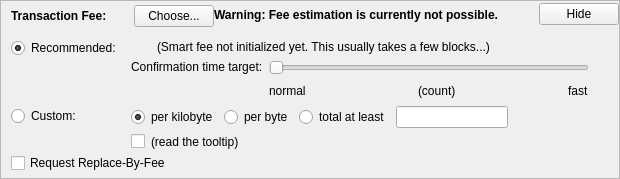
    <widget class="QFrame" name="frameFee">
     <property name="sizePolicy">
      <sizepolicy hsizetype="Expanding" vsizetype="Expanding">
       <horstretch>0</horstretch>
       <verstretch>0</verstretch>
      </sizepolicy>
     </property>
     <property name="maximumSize">
      <size>
       <width>16777215</width>
       <height>16777215</height>
      </size>
     </property>
     <property name="frameShape">
      <enum>QFrame::StyledPanel</enum>
     </property>
     <property name="frameShadow">
      <enum>QFrame::Sunken</enum>
     </property>
     <layout class="QVBoxLayout" name="verticalLayoutFee1">
      <property name="spacing">
       <number>0</number>
      </property>
      <property name="leftMargin">
       <number>0</number>
      </property>
      <property name="topMargin">
       <number>0</number>
      </property>
      <property name="rightMargin">
       <number>0</number>
      </property>
      <property name="bottomMargin">
       <number>0</number>
      </property>
      <item>
       <layout class="QVBoxLayout" name="verticalLayoutFee2" stretch="0,0,0">
        <property name="spacing">
         <number>0</number>
        </property>
        <property name="leftMargin">
         <number>10</number>
        </property>
        <property name="topMargin">
         <number>0</number>
        </property>
        <item>
         <layout class="QHBoxLayout" name="horizontalLayoutFee1">
          <property name="bottomMargin">
           <number>0</number>
          </property>
          <item>
           <layout class="QVBoxLayout" name="verticalLayoutFee7">
            <property name="spacing">
             <number>0</number>
            </property>
            <item>
             <spacer name="verticalSpacerSmartFee">
              <property name="orientation">
               <enum>Qt::Vertical</enum>
              </property>
              <property name="sizeType">
               <enum>QSizePolicy::Fixed</enum>
              </property>
              <property name="sizeHint" stdset="0">
               <size>
                <width>1</width>
                <height>4</height>
               </size>
              </property>
             </spacer>
            </item>
            <item>
             <layout class="QHBoxLayout" name="horizontalLayoutSmartFee">
              <property name="spacing">
               <number>10</number>
              </property>
              <item>
               <widget class="QLabel" name="labelFeeHeadline">
                <property name="sizePolicy">
                 <sizepolicy hsizetype="Preferred" vsizetype="Maximum">
                  <horstretch>0</horstretch>
                  <verstretch>0</verstretch>
                 </sizepolicy>
                </property>
                <property name="font">
                 <font>
                  <weight>75</weight>
                  <bold>true</bold>
                 </font>
                </property>
                <property name="styleSheet">
                 <string notr="true">font-weight:bold;</string>
                </property>
                <property name="text">
                 <string>Transaction Fee:</string>
                </property>
               </widget>
              </item>
              <item>
               <widget class="QLabel" name="labelFeeMinimized">
                <property name="text">
                 <string/>
                </property>
               </widget>
              </item>
              <item>
               <widget class="QPushButton" name="buttonChooseFee">
                <property name="text">
                 <string>Choose...</string>
                </property>
               </widget>
              </item>
             </layout>
            </item>
            <item>
             <spacer name="verticalSpacer_5">
              <property name="orientation">
               <enum>Qt::Vertical</enum>
              </property>
              <property name="sizeHint" stdset="0">
               <size>
                <width>1</width>
                <height>1</height>
               </size>
              </property>
             </spacer>
            </item>
           </layout>
          </item>
          <item>
           <widget class="QLabel" name="fallbackFeeWarningLabel">
            <property name="toolTip">
             <string>Using the fallbackfee can result in sending a transaction that will take several hours or days (or never) to confirm. Consider choosing your fee manually or wait until your have validated the complete chain.</string>
            </property>
            <property name="font">
            <font>
                <weight>75</weight>
                <bold>true</bold>
            </font>
            </property>
            <property name="text">
             <string>Warning: Fee estimation is currently not possible.</string>
            </property>
            <property name="wordWrap">
             <bool>false</bool>
            </property>
           </widget>
          </item>
          <item>
           <spacer name="horizontalSpacer_4">
            <property name="orientation">
             <enum>Qt::Horizontal</enum>
            </property>
            <property name="sizeType">
             <enum>QSizePolicy::MinimumExpanding</enum>
            </property>
            <property name="sizeHint" stdset="0">
             <size>
              <width>40</width>
              <height>20</height>
             </size>
            </property>
           </spacer>
          </item>
          <item>
           <widget class="QPushButton" name="buttonMinimizeFee">
            <property name="toolTip">
             <string>collapse fee-settings</string>
            </property>
            <property name="text">
             <string>Hide</string>
            </property>
           </widget>
          </item>
         </layout>
        </item>
        <item>
         <widget class="QFrame" name="frameFeeSelection">
          <layout class="QVBoxLayout" name="verticalLayoutFee12">
           <property name="spacing">
            <number>0</number>
           </property>
           <property name="leftMargin">
            <number>0</number>
           </property>
           <property name="topMargin">
            <number>0</number>
           </property>
           <property name="rightMargin">
            <number>0</number>
           </property>
           <property name="bottomMargin">
            <number>0</number>
           </property>
           <item>
            <layout class="QGridLayout" name="gridLayoutFee">
             <property name="topMargin">
              <number>10</number>
             </property>
             <property name="bottomMargin">
              <number>4</number>
             </property>
             <property name="horizontalSpacing">
              <number>10</number>
             </property>
             <property name="verticalSpacing">
              <number>4</number>
             </property>
             <item row="1" column="1">
              <layout class="QVBoxLayout" name="verticalLayoutFee8">
               <property name="spacing">
                <number>6</number>
               </property>
               <item>
                <layout class="QHBoxLayout" name="horizontalLayoutFee13">
                 <item>
                  <widget class="QRadioButton" name="radioCustomPerKilobyte">
                   <property name="toolTip">
                    <string>If the custom fee is set to 1000 satoshis and the transaction is only 250 bytes, then &quot;per kilobyte&quot; only pays 250 satoshis in fee, while &quot;total at least&quot; pays 1000 satoshis. For transactions bigger than a kilobyte both pay by kilobyte.</string>
                   </property>
                   <property name="text">
                    <string>per kilobyte</string>
                   </property>
                   <property name="checked">
                    <bool>true</bool>
                   </property>
                   <attribute name="buttonGroup">
                    <string notr="true">groupCustomFee</string>
                   </attribute>
                  </widget>
                 </item>
                 <item>
                  <widget class="QRadioButton" name="radioCustomPerByte">
                   <property name="toolTip">
                    <string>If the custom fee is set to 1000 satoshis and the transaction is only 250 bytes, then &quot;per kilobyte&quot; only pays 250 satoshis in fee, while &quot;total at least&quot; pays 1000 satoshis. For transactions bigger than a kilobyte both pay by kilobyte.</string>
                   </property>
                   <property name="text">
                    <string>per byte</string>
                   </property>
                   <attribute name="buttonGroup">
                    <string notr="true">groupCustomFee</string>
                   </attribute>
                  </widget>
                 </item>
                 <item>
                  <widget class="QRadioButton" name="radioCustomAtLeast">
                   <property name="toolTip">
                    <string>If the custom fee is set to 1000 satoshis and the transaction is only 250 bytes, then &quot;per kilobyte&quot; only pays 250 satoshis in fee, while &quot;total at least&quot; pays 1000 satoshis. For transactions bigger than a kilobyte both pay by kilobyte.</string>
                   </property>
                   <property name="text">
                    <string>total at least</string>
                   </property>
                   <attribute name="buttonGroup">
                    <string notr="true">groupCustomFee</string>
                   </attribute>
                  </widget>
                 </item>
                 <item>
                  <widget class="BitcoinAmountField" name="customFee"/>
                 </item>
                 <item>
                  <spacer name="horizontalSpacer_6">
                   <property name="orientation">
                    <enum>Qt::Horizontal</enum>
                   </property>
                   <property name="sizeHint" stdset="0">
                    <size>
                     <width>1</width>
                     <height>1</height>
                    </size>
                   </property>
                  </spacer>
                 </item>
                </layout>
               </item>
               <item>
                <layout class="QHBoxLayout" name="horizontalLayoutFee8">
                 <item>
                  <widget class="QCheckBox" name="checkBoxMinimumFee">
                   <property name="toolTip">
                    <string>Paying only the minimum fee is just fine as long as there is less transaction volume than space in the blocks. But be aware that this can end up in a never confirming transaction once there is more demand for bitcoin transactions than the network can process.</string>
                   </property>
                   <property name="text">
                    <string/>
                   </property>
                  </widget>
                 </item>
                 <item>
                  <widget class="QLabel" name="labelMinFeeWarning">
                   <property name="enabled">
                    <bool>true</bool>
                   </property>
                   <property name="toolTip">
                    <string>Paying only the minimum fee is just fine as long as there is less transaction volume than space in the blocks. But be aware that this can end up in a never confirming transaction once there is more demand for bitcoin transactions than the network can process.</string>
                   </property>
                   <property name="text">
                    <string>(read the tooltip)</string>
                   </property>
                   <property name="margin">
                    <number>5</number>
                   </property>
                  </widget>
                 </item>
                 <item>
                  <spacer name="horizontalSpacer_2">
                   <property name="orientation">
                    <enum>Qt::Horizontal</enum>
                   </property>
                   <property name="sizeHint" stdset="0">
                    <size>
                     <width>1</width>
                     <height>1</height>
                    </size>
                   </property>
                  </spacer>
                 </item>
                </layout>
               </item>
              </layout>
             </item>
             <item row="0" column="0">
              <layout class="QVBoxLayout" name="verticalLayoutFee4" stretch="0,1">
               <item>
                <widget class="QRadioButton" name="radioSmartFee">
                 <property name="text">
                  <string>Recommended:</string>
                 </property>
                 <property name="checked">
                  <bool>true</bool>
                 </property>
                 <attribute name="buttonGroup">
                  <string notr="true">groupFee</string>
                 </attribute>
                </widget>
               </item>
               <item>
                <spacer name="verticalSpacer_2">
                 <property name="orientation">
                  <enum>Qt::Vertical</enum>
                 </property>
                 <property name="sizeHint" stdset="0">
                  <size>
                   <width>1</width>
                   <height>1</height>
                  </size>
                 </property>
                </spacer>
               </item>
              </layout>
             </item>
             <item row="1" column="0">
              <layout class="QVBoxLayout" name="verticalLayoutFee9" stretch="0,1">
               <item>
                <widget class="QRadioButton" name="radioCustomFee">
                 <property name="text">
                  <string>Custom:</string>
                 </property>
                 <attribute name="buttonGroup">
                  <string notr="true">groupFee</string>
                 </attribute>
                </widget>
               </item>
               <item>
                <spacer name="verticalSpacer_6">
                 <property name="orientation">
                  <enum>Qt::Vertical</enum>
                 </property>
                 <property name="sizeHint" stdset="0">
                  <size>
                   <width>1</width>
                   <height>1</height>
                  </size>
                 </property>
                </spacer>
               </item>
              </layout>
             </item>
             <item row="0" column="1">
              <layout class="QVBoxLayout" name="verticalLayoutFee3" stretch="0,0,1">
               <property name="spacing">
                <number>6</number>
               </property>
               <property name="topMargin">
                <number>2</number>
               </property>
               <item>
                <layout class="QHBoxLayout" name="horizontalLayoutFee12">
                 <item>
                  <widget class="QLabel" name="labelSmartFee">
                   <property name="text">
                    <string/>
                   </property>
                   <property name="margin">
                    <number>2</number>
                   </property>
                  </widget>
                 </item>
                 <item>
                  <widget class="QLabel" name="labelFeeEstimation">
                   <property name="text">
                    <string/>
                   </property>
                  </widget>
                 </item>
                 <item>
                  <widget class="QLabel" name="labelSmartFee2">
                   <property name="text">
                    <string>(Smart fee not initialized yet. This usually takes a few blocks...)</string>
                   </property>
                   <property name="margin">
                    <number>2</number>
                   </property>
                  </widget>
                 </item>
                 <item>
                  <spacer name="horizontalSpacer_5">
                   <property name="orientation">
                    <enum>Qt::Horizontal</enum>
                   </property>
                   <property name="sizeHint" stdset="0">
                    <size>
                     <width>1</width>
                     <height>1</height>
                    </size>
                   </property>
                  </spacer>
                 </item>
                </layout>
               </item>
               <item>
                <layout class="QHBoxLayout" name="horizontalLayoutFee9">
                 <item>
                  <layout class="QVBoxLayout" name="verticalLayoutFee6">
                   <item>
                    <widget class="QLabel" name="labelSmartFee3">
                     <property name="text">
                      <string>Confirmation time target:</string>
                     </property>
                     <property name="margin">
                      <number>2</number>
                     </property>
                    </widget>
                   </item>
                   <item>
                    <spacer name="verticalSpacer_3">
                     <property name="orientation">
                      <enum>Qt::Vertical</enum>
                     </property>
                     <property name="sizeHint" stdset="0">
                      <size>
                       <width>1</width>
                       <height>1</height>
                      </size>
                     </property>
                    </spacer>
                   </item>
                  </layout>
                 </item>
                 <item>
                  <layout class="QVBoxLayout" name="verticalLayoutFee5">
                   <property name="rightMargin">
                    <number>30</number>
                   </property>
                   <item>
                    <widget class="QSlider" name="sliderSmartFee">
                     <property name="minimum">
                      <number>0</number>
                     </property>
                     <property name="maximum">
                      <number>23</number>
                     </property>
                     <property name="pageStep">
                      <number>1</number>
                     </property>
                     <property name="value">
                      <number>0</number>
                     </property>
                     <property name="orientation">
                      <enum>Qt::Horizontal</enum>
                     </property>
                     <property name="invertedAppearance">
                      <bool>false</bool>
                     </property>
                     <property name="invertedControls">
                      <bool>false</bool>
                     </property>
                     <property name="tickPosition">
                      <enum>QSlider::NoTicks</enum>
                     </property>
                    </widget>
                   </item>
                   <item>
                    <layout class="QHBoxLayout" name="horizontalLayoutFee10">
                     <item>
                      <widget class="QLabel" name="labelSmartFeeNormal">
                       <property name="text">
                        <string>normal</string>
                       </property>
                      </widget>
                     </item>
                     <item>
                      <spacer name="horizontalSpacer_7">
                       <property name="orientation">
                        <enum>Qt::Horizontal</enum>
                       </property>
                       <property name="sizeHint" stdset="0">
                        <size>
                         <width>40</width>
                         <height>20</height>
                        </size>
                       </property>
                      </spacer>
                     </item>
                     <item>
                      <widget class="QLabel" name="confirmationTargetLabel">
                       <property name="text">
                        <string notr="true">(count)</string>
                       </property>
                      </widget>
                     </item>
                     <item>
                      <spacer name="horizontalSpacer_3">
                       <property name="orientation">
                        <enum>Qt::Horizontal</enum>
                       </property>
                       <property name="sizeHint" stdset="0">
                        <size>
                         <width>40</width>
                         <height>20</height>
                        </size>
                       </property>
                      </spacer>
                     </item>
                     <item>
                      <widget class="QLabel" name="labelSmartFeeFast">
                       <property name="text">
                        <string>fast</string>
                       </property>
                      </widget>
                     </item>
                    </layout>
                   </item>
                  </layout>
                 </item>
                </layout>
               </item>
               <item>
                <spacer name="verticalSpacer_4">
                 <property name="orientation">
                  <enum>Qt::Vertical</enum>
                 </property>
                 <property name="sizeHint" stdset="0">
                  <size>
                   <width>1</width>
                   <height>1</height>
                  </size>
                 </property>
                </spacer>
               </item>
              </layout>
             </item>
            </layout>
           </item>
           <item>
            <widget class="QCheckBox" name="optInRBF">
             <property name="text">
              <string>Request Replace-By-Fee</string>
             </property>
             <property name="toolTip">
              <string>Indicates that the sender may wish to replace this transaction with a new one paying higher fees (prior to being confirmed).</string>
             </property>
            </widget>
           </item>
          </layout>
         </widget>
        </item>
        <item>
         <spacer name="verticalSpacerFee">
          <property name="orientation">
           <enum>Qt::Vertical</enum>
          </property>
          <property name="sizeHint" stdset="0">
           <size>
            <width>40</width>
            <height>5</height>
           </size>
          </property>
         </spacer>
        </item>
       </layout>
      </item>
     </layout>
    </widget>
